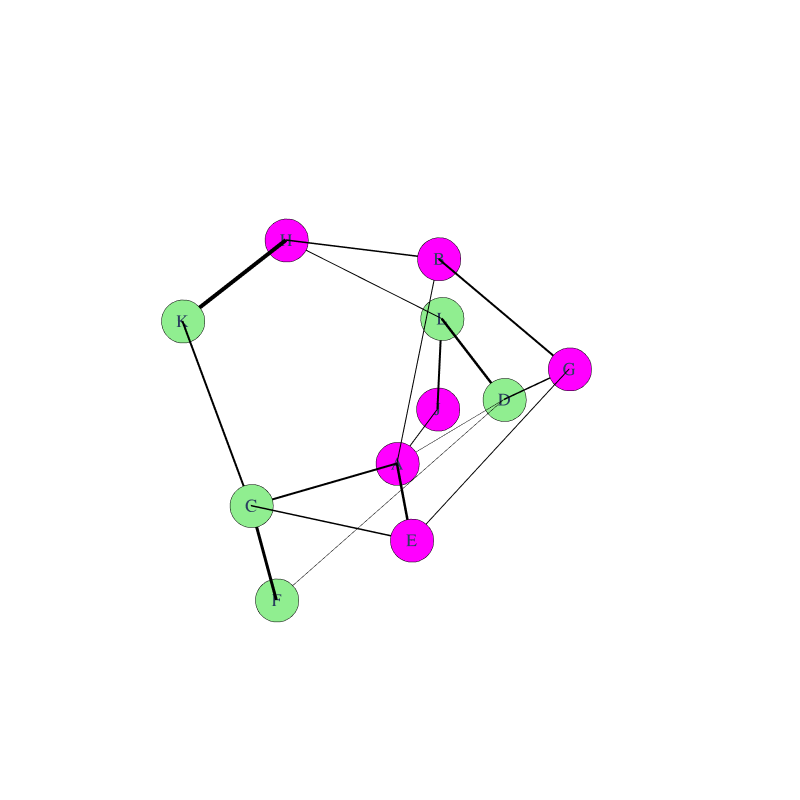

Notebook cell for this chart:
### Code cell
#Include the traces we want to plot and create a figure
data = list(trace_edges.values())
data.append(trace_nodes)

#print(data)
fig = go.Figure(data=data, layout=layout)

fig.show()

### Figure 1 — Plotly figure (JSON) as saved in the notebook; plotly's stock layout.template omitted (floating-point values rounded to 4 significant figures)
{"data": [{"hoverinfo": "none", "line": {"color": "black", "width": 1}, "mode": "lines", "type": "scatter3d", "x": [0.1166, -0.7149, null], "y": [0.2296, 0.3069, null], "z": [-0.2436, -0.1842, null]}, {"hoverinfo": "none", "line": {"color": "black", "width": 2}, "mode": "lines", "type": "scatter3d", "x": [0.1166, -0.1216, null], "y": [0.2296, 0.2735, null], "z": [-0.2436, 0.8987, null]}, {"hoverinfo": "none", "line": {"color": "black", "width": 4}, "mode": "lines", "type": "scatter3d", "x": [0.1166, 0.8595, null], "y": [0.2296, -0.1001, null], "z": [-0.2436, -0.2869, null]}, {"hoverinfo": "none", "line": {"color": "black", "width": 5}, "mode": "lines", "type": "scatter3d", "x": [0.1166, 0.5748, null], "y": [0.2296, 0.7852, null], "z": [-0.2436, -0.1114, null]}, {"hoverinfo": "none", "line": {"color": "black", "width": 2}, "mode": "lines", "type": "scatter3d", "x": [0.1166, -0.9682, null], "y": [0.2296, -0.4478, null], "z": [-0.2436, -0.7579, null]}, {"hoverinfo": "none", "line": {"color": "black", "width": 1}, "mode": "lines", "type": "scatter3d", "x": [-0.7149, 0.8245, null], "y": [0.3069, -0.04108, null], "z": [-0.1842, -1, null]}, {"hoverinfo": "none", "line": {"color": "black", "width": 3}, "mode": "lines", "type": "scatter3d", "x": [-0.7149, -0.3301, null], "y": [0.3069, 0.937, null], "z": [-0.1842, 0.4832, null]}, {"hoverinfo": "none", "line": {"color": "black", "width": 5}, "mode": "lines", "type": "scatter3d", "x": [-0.7149, -0.9822, null], "y": [0.3069, -0.4515, null], "z": [-0.1842, -0.02508, null]}, {"hoverinfo": "none", "line": {"color": "black", "width": 4}, "mode": "lines", "type": "scatter3d", "x": [-0.1216, -0.3301, null], "y": [0.2735, 0.937, null], "z": [0.8987, 0.4832, null]}, {"hoverinfo": "none", "line": {"color": "black", "width": 3}, "mode": "lines", "type": "scatter3d", "x": [-0.1216, 0.04334, null], "y": [0.2735, -0.7057, null], "z": [0.8987, 0.7547, null]}, {"hoverinfo": "none", "line": {"color": "black", "width": 3}, "mode": "lines", "type": "scatter3d", "x": [0.8595, 0.5748, null], "y": [-0.1001, 0.7852, null], "z": [-0.2869, -0.1114, null]}, {"hoverinfo": "none", "line": {"color": "black", "width": 6}, "mode": "lines", "type": "scatter3d", "x": [0.8595, 0.8245, null], "y": [-0.1001, -0.04108, null], "z": [-0.2869, -1, null]}, {"hoverinfo": "none", "line": {"color": "black", "width": 4}, "mode": "lines", "type": "scatter3d", "x": [0.8595, 0.6984, null], "y": [-0.1001, -0.7859, null], "z": [-0.2869, 0.4725, null]}, {"hoverinfo": "none", "line": {"color": "black", "width": 2}, "mode": "lines", "type": "scatter3d", "x": [0.5748, -0.3301, null], "y": [0.7852, 0.937, null], "z": [-0.1114, 0.4832, null]}, {"hoverinfo": "none", "line": {"color": "black", "width": 2}, "mode": "lines", "type": "scatter3d", "x": [-0.9822, 0.04334, null], "y": [-0.4515, -0.7057, null], "z": [-0.02508, 0.7547, null]}, {"hoverinfo": "none", "line": {"color": "black", "width": 4}, "mode": "lines", "type": "scatter3d", "x": [-0.9822, -0.9682, null], "y": [-0.4515, -0.4478, null], "z": [-0.02508, -0.7579, null]}, {"hoverinfo": "none", "line": {"color": "black", "width": 8}, "mode": "lines", "type": "scatter3d", "x": [0.6984, 0.04334, null], "y": [-0.7859, -0.7057, null], "z": [0.4725, 0.7547, null]}, {"hoverinfo": "text", "marker": {"color": [1, 0, 1, 0, 1, 0, 1, 0, 1, 0, 1], "colorscale": [[0, "lightgreen"], [1, "magenta"]], "line": {"color": "black", "width": 0.5}, "size": 15, "symbol": "circle"}, "mode": "markers+text", "text": ["A", "D", "B", "C", "E", "F", "G", "L", "J", "K", "H"], "textfont": {"family": "Arial", "size": 18}, "textposition": "middle center", "type": "scatter3d", "x": [0.1166, -0.7149, -0.1216, 0.8595, 0.5748, 0.8245, -0.3301, -0.9822, -0.9682, 0.6984, 0.04334], "y": [0.2296, 0.3069, 0.2735, -0.1001, 0.7852, -0.04108, 0.937, -0.4515, -0.4478, -0.7859, -0.7057], "z": [-0.2436, -0.1842, 0.8987, -0.2869, -0.1114, -1, 0.4832, -0.02508, -0.7579, 0.4725, 0.7547]}], "layout": {"height": 800, "hovermode": "closest", "margin": {"t": 100}, "scene": {"xaxis": {"showbackground": false, "showgrid": false, "showline": false, "showticklabels": false, "title": {"text": ""}, "zeroline": false}, "yaxis": {"showbackground": false, "showgrid": false, "showline": false, "showticklabels": false, "title": {"text": ""}, "zeroline": false}, "zaxis": {"showbackground": false, "showgrid": false, "showline": false, "showticklabels": false, "title": {"text": ""}, "zeroline": false}}, "showlegend": false, "width": 800}}
